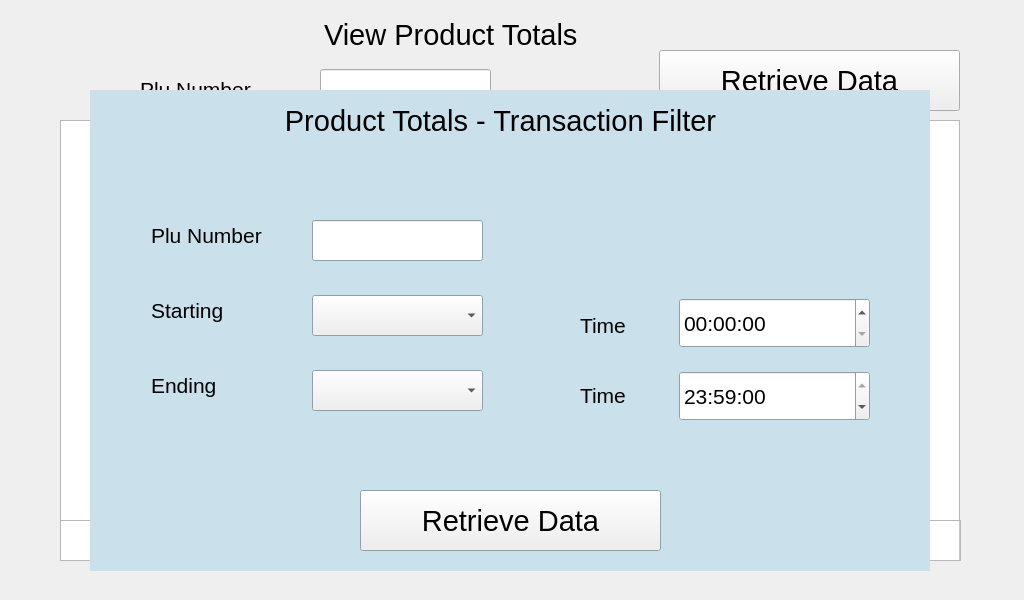
<?xml version="1.0" encoding="UTF-8"?>
<ui version="4.0">
 <class>SuperProductTotals</class>
 <widget class="QWidget" name="SuperProductTotals">
  <property name="geometry">
   <rect>
    <x>0</x>
    <y>0</y>
    <width>1024</width>
    <height>600</height>
   </rect>
  </property>
  <property name="font">
   <font>
    <pointsize>22</pointsize>
   </font>
  </property>
  <property name="windowTitle">
   <string>Form</string>
  </property>
  <widget class="QLabel" name="lblTitle">
   <property name="geometry">
    <rect>
     <x>324</x>
     <y>14</y>
     <width>381</width>
     <height>41</height>
    </rect>
   </property>
   <property name="sizePolicy">
    <sizepolicy hsizetype="Fixed" vsizetype="Fixed">
     <horstretch>100</horstretch>
     <verstretch>0</verstretch>
    </sizepolicy>
   </property>
   <property name="minimumSize">
    <size>
     <width>381</width>
     <height>41</height>
    </size>
   </property>
   <property name="maximumSize">
    <size>
     <width>381</width>
     <height>41</height>
    </size>
   </property>
   <property name="font">
    <font>
     <pointsize>22</pointsize>
    </font>
   </property>
   <property name="text">
    <string>View Product Totals</string>
   </property>
  </widget>
  <widget class="QTableWidget" name="tblProductTotals">
   <property name="geometry">
    <rect>
     <x>60</x>
     <y>120</y>
     <width>900</width>
     <height>401</height>
    </rect>
   </property>
   <property name="sizePolicy">
    <sizepolicy hsizetype="Fixed" vsizetype="Fixed">
     <horstretch>0</horstretch>
     <verstretch>0</verstretch>
    </sizepolicy>
   </property>
   <property name="minimumSize">
    <size>
     <width>900</width>
     <height>401</height>
    </size>
   </property>
   <property name="maximumSize">
    <size>
     <width>900</width>
     <height>401</height>
    </size>
   </property>
   <property name="font">
    <font>
     <pointsize>16</pointsize>
    </font>
   </property>
   <property name="toolTip">
    <string notr="true"/>
   </property>
   <property name="horizontalScrollBarPolicy">
    <enum>Qt::ScrollBarAlwaysOff</enum>
   </property>
   <property name="editTriggers">
    <set>QAbstractItemView::NoEditTriggers</set>
   </property>
   <attribute name="horizontalHeaderStretchLastSection">
    <bool>true</bool>
   </attribute>
   <attribute name="verticalHeaderCascadingSectionResizes">
    <bool>true</bool>
   </attribute>
   <attribute name="verticalHeaderDefaultSectionSize">
    <number>50</number>
   </attribute>
   <attribute name="verticalHeaderHighlightSections">
    <bool>false</bool>
   </attribute>
   <attribute name="verticalHeaderMinimumSectionSize">
    <number>50</number>
   </attribute>
   <attribute name="verticalHeaderStretchLastSection">
    <bool>true</bool>
   </attribute>
  </widget>
  <widget class="QTableWidget" name="tblProductTotalsTotals">
   <property name="geometry">
    <rect>
     <x>60</x>
     <y>520</y>
     <width>901</width>
     <height>41</height>
    </rect>
   </property>
   <property name="sizePolicy">
    <sizepolicy hsizetype="Fixed" vsizetype="Fixed">
     <horstretch>0</horstretch>
     <verstretch>0</verstretch>
    </sizepolicy>
   </property>
   <property name="minimumSize">
    <size>
     <width>901</width>
     <height>41</height>
    </size>
   </property>
   <property name="maximumSize">
    <size>
     <width>901</width>
     <height>41</height>
    </size>
   </property>
   <property name="font">
    <font>
     <pointsize>16</pointsize>
    </font>
   </property>
   <property name="toolTip">
    <string notr="true"/>
   </property>
   <property name="verticalScrollBarPolicy">
    <enum>Qt::ScrollBarAlwaysOff</enum>
   </property>
   <property name="horizontalScrollBarPolicy">
    <enum>Qt::ScrollBarAlwaysOff</enum>
   </property>
   <property name="editTriggers">
    <set>QAbstractItemView::NoEditTriggers</set>
   </property>
   <property name="rowCount">
    <number>1</number>
   </property>
   <property name="columnCount">
    <number>5</number>
   </property>
   <attribute name="horizontalHeaderVisible">
    <bool>false</bool>
   </attribute>
   <attribute name="horizontalHeaderDefaultSectionSize">
    <number>100</number>
   </attribute>
   <attribute name="horizontalHeaderHighlightSections">
    <bool>false</bool>
   </attribute>
   <attribute name="horizontalHeaderMinimumSectionSize">
    <number>44</number>
   </attribute>
   <attribute name="horizontalHeaderStretchLastSection">
    <bool>true</bool>
   </attribute>
   <attribute name="verticalHeaderVisible">
    <bool>false</bool>
   </attribute>
   <attribute name="verticalHeaderDefaultSectionSize">
    <number>50</number>
   </attribute>
   <attribute name="verticalHeaderHighlightSections">
    <bool>false</bool>
   </attribute>
   <attribute name="verticalHeaderMinimumSectionSize">
    <number>50</number>
   </attribute>
   <row/>
   <column/>
   <column/>
   <column/>
   <column/>
   <column/>
  </widget>
  <widget class="QWidget" name="Dialog" native="true">
   <property name="geometry">
    <rect>
     <x>90</x>
     <y>90</y>
     <width>840</width>
     <height>481</height>
    </rect>
   </property>
   <property name="sizePolicy">
    <sizepolicy hsizetype="Fixed" vsizetype="Fixed">
     <horstretch>0</horstretch>
     <verstretch>0</verstretch>
    </sizepolicy>
   </property>
   <property name="minimumSize">
    <size>
     <width>840</width>
     <height>481</height>
    </size>
   </property>
   <property name="maximumSize">
    <size>
     <width>840</width>
     <height>481</height>
    </size>
   </property>
   <property name="palette">
    <palette>
     <active>
      <colorrole role="Base">
       <brush brushstyle="SolidPattern">
        <color alpha="255">
         <red>255</red>
         <green>255</green>
         <blue>255</blue>
        </color>
       </brush>
      </colorrole>
      <colorrole role="Window">
       <brush brushstyle="SolidPattern">
        <color alpha="255">
         <red>202</red>
         <green>224</green>
         <blue>235</blue>
        </color>
       </brush>
      </colorrole>
     </active>
     <inactive>
      <colorrole role="Base">
       <brush brushstyle="SolidPattern">
        <color alpha="255">
         <red>255</red>
         <green>255</green>
         <blue>255</blue>
        </color>
       </brush>
      </colorrole>
      <colorrole role="Window">
       <brush brushstyle="SolidPattern">
        <color alpha="255">
         <red>202</red>
         <green>224</green>
         <blue>235</blue>
        </color>
       </brush>
      </colorrole>
     </inactive>
     <disabled>
      <colorrole role="Base">
       <brush brushstyle="SolidPattern">
        <color alpha="255">
         <red>202</red>
         <green>224</green>
         <blue>235</blue>
        </color>
       </brush>
      </colorrole>
      <colorrole role="Window">
       <brush brushstyle="SolidPattern">
        <color alpha="255">
         <red>202</red>
         <green>224</green>
         <blue>235</blue>
        </color>
       </brush>
      </colorrole>
     </disabled>
    </palette>
   </property>
   <property name="autoFillBackground">
    <bool>true</bool>
   </property>
   <property name="styleSheet">
    <string notr="true"/>
   </property>
   <widget class="QLabel" name="lblDialogTitleBlock">
    <property name="geometry">
     <rect>
      <x>10</x>
      <y>10</y>
      <width>801</width>
      <height>41</height>
     </rect>
    </property>
    <property name="sizePolicy">
     <sizepolicy hsizetype="Fixed" vsizetype="Fixed">
      <horstretch>0</horstretch>
      <verstretch>0</verstretch>
     </sizepolicy>
    </property>
    <property name="minimumSize">
     <size>
      <width>801</width>
      <height>41</height>
     </size>
    </property>
    <property name="maximumSize">
     <size>
      <width>801</width>
      <height>41</height>
     </size>
    </property>
    <property name="frameShape">
     <enum>QFrame::NoFrame</enum>
    </property>
    <property name="text">
     <string>Product Totals - Transaction Filter</string>
    </property>
    <property name="alignment">
     <set>Qt::AlignCenter</set>
    </property>
   </widget>
   <widget class="QPushButton" name="retrieveDataButton">
    <property name="geometry">
     <rect>
      <x>270</x>
      <y>400</y>
      <width>301</width>
      <height>61</height>
     </rect>
    </property>
    <property name="sizePolicy">
     <sizepolicy hsizetype="Fixed" vsizetype="Fixed">
      <horstretch>0</horstretch>
      <verstretch>0</verstretch>
     </sizepolicy>
    </property>
    <property name="minimumSize">
     <size>
      <width>301</width>
      <height>61</height>
     </size>
    </property>
    <property name="maximumSize">
     <size>
      <width>301</width>
      <height>61</height>
     </size>
    </property>
    <property name="text">
     <string>Retrieve Data</string>
    </property>
   </widget>
   <widget class="QComboBox" name="dialogStartDateSelector">
    <property name="geometry">
     <rect>
      <x>222</x>
      <y>205</y>
      <width>171</width>
      <height>41</height>
     </rect>
    </property>
    <property name="sizePolicy">
     <sizepolicy hsizetype="Fixed" vsizetype="Fixed">
      <horstretch>0</horstretch>
      <verstretch>0</verstretch>
     </sizepolicy>
    </property>
    <property name="minimumSize">
     <size>
      <width>171</width>
      <height>41</height>
     </size>
    </property>
    <property name="maximumSize">
     <size>
      <width>171</width>
      <height>41</height>
     </size>
    </property>
    <property name="font">
     <font>
      <pointsize>16</pointsize>
     </font>
    </property>
   </widget>
   <widget class="QLabel" name="lblDialogPluNumberEntry">
    <property name="geometry">
     <rect>
      <x>61</x>
      <y>130</y>
      <width>161</width>
      <height>31</height>
     </rect>
    </property>
    <property name="sizePolicy">
     <sizepolicy hsizetype="Fixed" vsizetype="Fixed">
      <horstretch>0</horstretch>
      <verstretch>0</verstretch>
     </sizepolicy>
    </property>
    <property name="minimumSize">
     <size>
      <width>161</width>
      <height>31</height>
     </size>
    </property>
    <property name="maximumSize">
     <size>
      <width>161</width>
      <height>31</height>
     </size>
    </property>
    <property name="font">
     <font>
      <pointsize>16</pointsize>
     </font>
    </property>
    <property name="text">
     <string>Plu Number</string>
    </property>
   </widget>
   <widget class="QLabel" name="lblEndDate">
    <property name="geometry">
     <rect>
      <x>61</x>
      <y>280</y>
      <width>161</width>
      <height>31</height>
     </rect>
    </property>
    <property name="sizePolicy">
     <sizepolicy hsizetype="Fixed" vsizetype="Fixed">
      <horstretch>0</horstretch>
      <verstretch>0</verstretch>
     </sizepolicy>
    </property>
    <property name="minimumSize">
     <size>
      <width>161</width>
      <height>31</height>
     </size>
    </property>
    <property name="maximumSize">
     <size>
      <width>161</width>
      <height>31</height>
     </size>
    </property>
    <property name="font">
     <font>
      <pointsize>16</pointsize>
     </font>
    </property>
    <property name="text">
     <string>Ending</string>
    </property>
   </widget>
   <widget class="QLabel" name="lblStartDate">
    <property name="geometry">
     <rect>
      <x>61</x>
      <y>205</y>
      <width>161</width>
      <height>31</height>
     </rect>
    </property>
    <property name="sizePolicy">
     <sizepolicy hsizetype="Fixed" vsizetype="Fixed">
      <horstretch>0</horstretch>
      <verstretch>0</verstretch>
     </sizepolicy>
    </property>
    <property name="minimumSize">
     <size>
      <width>161</width>
      <height>31</height>
     </size>
    </property>
    <property name="maximumSize">
     <size>
      <width>161</width>
      <height>31</height>
     </size>
    </property>
    <property name="font">
     <font>
      <pointsize>16</pointsize>
     </font>
    </property>
    <property name="text">
     <string>Starting</string>
    </property>
   </widget>
   <widget class="hobart::numericLineEdit" name="dialogPluNumberInput">
    <property name="geometry">
     <rect>
      <x>222</x>
      <y>130</y>
      <width>171</width>
      <height>41</height>
     </rect>
    </property>
    <property name="sizePolicy">
     <sizepolicy hsizetype="Fixed" vsizetype="Fixed">
      <horstretch>0</horstretch>
      <verstretch>0</verstretch>
     </sizepolicy>
    </property>
    <property name="minimumSize">
     <size>
      <width>171</width>
      <height>41</height>
     </size>
    </property>
    <property name="maximumSize">
     <size>
      <width>171</width>
      <height>41</height>
     </size>
    </property>
    <property name="font">
     <font>
      <pointsize>16</pointsize>
     </font>
    </property>
    <property name="toolTip">
     <string notr="true"/>
    </property>
    <property name="inputMask">
     <string notr="true"/>
    </property>
    <property name="text">
     <string notr="true"/>
    </property>
    <property name="maxLength">
     <number>7</number>
    </property>
   </widget>
   <widget class="QComboBox" name="dialogEndDateSelector">
    <property name="geometry">
     <rect>
      <x>222</x>
      <y>280</y>
      <width>171</width>
      <height>41</height>
     </rect>
    </property>
    <property name="sizePolicy">
     <sizepolicy hsizetype="Fixed" vsizetype="Fixed">
      <horstretch>0</horstretch>
      <verstretch>0</verstretch>
     </sizepolicy>
    </property>
    <property name="minimumSize">
     <size>
      <width>171</width>
      <height>41</height>
     </size>
    </property>
    <property name="maximumSize">
     <size>
      <width>171</width>
      <height>41</height>
     </size>
    </property>
    <property name="font">
     <font>
      <pointsize>16</pointsize>
     </font>
    </property>
   </widget>
   <widget class="QTimeEdit" name="dialogEndTime">
    <property name="geometry">
     <rect>
      <x>589</x>
      <y>281</y>
      <width>191</width>
      <height>50</height>
     </rect>
    </property>
    <property name="sizePolicy">
     <sizepolicy hsizetype="Fixed" vsizetype="Fixed">
      <horstretch>0</horstretch>
      <verstretch>0</verstretch>
     </sizepolicy>
    </property>
    <property name="minimumSize">
     <size>
      <width>0</width>
      <height>50</height>
     </size>
    </property>
    <property name="font">
     <font>
      <pointsize>16</pointsize>
     </font>
    </property>
    <property name="time">
     <time>
      <hour>23</hour>
      <minute>59</minute>
      <second>0</second>
     </time>
    </property>
   </widget>
   <widget class="QLabel" name="lblStartTime">
    <property name="geometry">
     <rect>
      <x>490</x>
      <y>220</y>
      <width>101</width>
      <height>31</height>
     </rect>
    </property>
    <property name="sizePolicy">
     <sizepolicy hsizetype="Fixed" vsizetype="Fixed">
      <horstretch>0</horstretch>
      <verstretch>0</verstretch>
     </sizepolicy>
    </property>
    <property name="minimumSize">
     <size>
      <width>101</width>
      <height>31</height>
     </size>
    </property>
    <property name="maximumSize">
     <size>
      <width>101</width>
      <height>31</height>
     </size>
    </property>
    <property name="font">
     <font>
      <pointsize>16</pointsize>
     </font>
    </property>
    <property name="text">
     <string>Time</string>
    </property>
   </widget>
   <widget class="QTimeEdit" name="dialogStartTime">
    <property name="geometry">
     <rect>
      <x>589</x>
      <y>208</y>
      <width>191</width>
      <height>50</height>
     </rect>
    </property>
    <property name="sizePolicy">
     <sizepolicy hsizetype="Fixed" vsizetype="Fixed">
      <horstretch>0</horstretch>
      <verstretch>0</verstretch>
     </sizepolicy>
    </property>
    <property name="minimumSize">
     <size>
      <width>0</width>
      <height>50</height>
     </size>
    </property>
    <property name="font">
     <font>
      <pointsize>16</pointsize>
     </font>
    </property>
    <property name="time">
     <time>
      <hour>0</hour>
      <minute>0</minute>
      <second>0</second>
     </time>
    </property>
   </widget>
   <widget class="QLabel" name="lblEndTime">
    <property name="geometry">
     <rect>
      <x>490</x>
      <y>290</y>
      <width>101</width>
      <height>31</height>
     </rect>
    </property>
    <property name="sizePolicy">
     <sizepolicy hsizetype="Fixed" vsizetype="Fixed">
      <horstretch>0</horstretch>
      <verstretch>0</verstretch>
     </sizepolicy>
    </property>
    <property name="minimumSize">
     <size>
      <width>101</width>
      <height>31</height>
     </size>
    </property>
    <property name="maximumSize">
     <size>
      <width>101</width>
      <height>31</height>
     </size>
    </property>
    <property name="font">
     <font>
      <pointsize>16</pointsize>
     </font>
    </property>
    <property name="text">
     <string>Time</string>
    </property>
   </widget>
   <zorder>dialogStartDateSelector</zorder>
   <zorder>lblDialogPluNumberEntry</zorder>
   <zorder>lblEndDate</zorder>
   <zorder>lblStartDate</zorder>
   <zorder>dialogPluNumberInput</zorder>
   <zorder>dialogEndDateSelector</zorder>
   <zorder>dialogEndTime</zorder>
   <zorder>lblStartTime</zorder>
   <zorder>dialogStartTime</zorder>
   <zorder>lblEndTime</zorder>
   <zorder>lblDialogTitleBlock</zorder>
   <zorder>retrieveDataButton</zorder>
  </widget>
  <widget class="QLabel" name="lblPluNumberEntryLabel">
   <property name="geometry">
    <rect>
     <x>140</x>
     <y>74</y>
     <width>181</width>
     <height>31</height>
    </rect>
   </property>
   <property name="sizePolicy">
    <sizepolicy hsizetype="Fixed" vsizetype="Fixed">
     <horstretch>0</horstretch>
     <verstretch>0</verstretch>
    </sizepolicy>
   </property>
   <property name="minimumSize">
    <size>
     <width>181</width>
     <height>31</height>
    </size>
   </property>
   <property name="maximumSize">
    <size>
     <width>181</width>
     <height>31</height>
    </size>
   </property>
   <property name="font">
    <font>
     <pointsize>16</pointsize>
    </font>
   </property>
   <property name="text">
    <string>Plu Number</string>
   </property>
  </widget>
  <widget class="hobart::numericLineEdit" name="pluNumberEntry">
   <property name="geometry">
    <rect>
     <x>320</x>
     <y>69</y>
     <width>171</width>
     <height>41</height>
    </rect>
   </property>
   <property name="sizePolicy">
    <sizepolicy hsizetype="Fixed" vsizetype="Fixed">
     <horstretch>0</horstretch>
     <verstretch>0</verstretch>
    </sizepolicy>
   </property>
   <property name="minimumSize">
    <size>
     <width>171</width>
     <height>41</height>
    </size>
   </property>
   <property name="maximumSize">
    <size>
     <width>171</width>
     <height>41</height>
    </size>
   </property>
   <property name="font">
    <font>
     <pointsize>16</pointsize>
    </font>
   </property>
   <property name="toolTip">
    <string notr="true"/>
   </property>
   <property name="inputMask">
    <string notr="true"/>
   </property>
   <property name="text">
    <string notr="true"/>
   </property>
   <property name="maxLength">
    <number>7</number>
   </property>
  </widget>
  <widget class="QPushButton" name="retrieveDataAgain">
   <property name="geometry">
    <rect>
     <x>659</x>
     <y>50</y>
     <width>301</width>
     <height>61</height>
    </rect>
   </property>
   <property name="sizePolicy">
    <sizepolicy hsizetype="Fixed" vsizetype="Fixed">
     <horstretch>0</horstretch>
     <verstretch>0</verstretch>
    </sizepolicy>
   </property>
   <property name="minimumSize">
    <size>
     <width>301</width>
     <height>61</height>
    </size>
   </property>
   <property name="maximumSize">
    <size>
     <width>301</width>
     <height>61</height>
    </size>
   </property>
   <property name="text">
    <string>Retrieve Data</string>
   </property>
  </widget>
  <zorder>lblTitle</zorder>
  <zorder>tblProductTotals</zorder>
  <zorder>tblProductTotalsTotals</zorder>
  <zorder>lblPluNumberEntryLabel</zorder>
  <zorder>pluNumberEntry</zorder>
  <zorder>retrieveDataAgain</zorder>
  <zorder>Dialog</zorder>
 </widget>
 <customwidgets>
  <customwidget>
   <class>hobart::numericLineEdit</class>
   <extends>QLineEdit</extends>
   <header location="global">numericlineedit.h</header>
  </customwidget>
 </customwidgets>
 <resources/>
 <connections/>
</ui>
